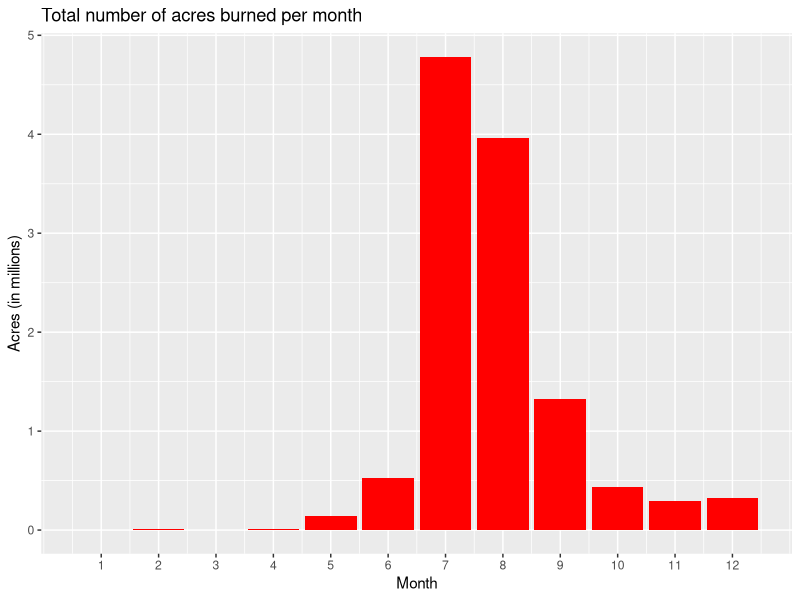
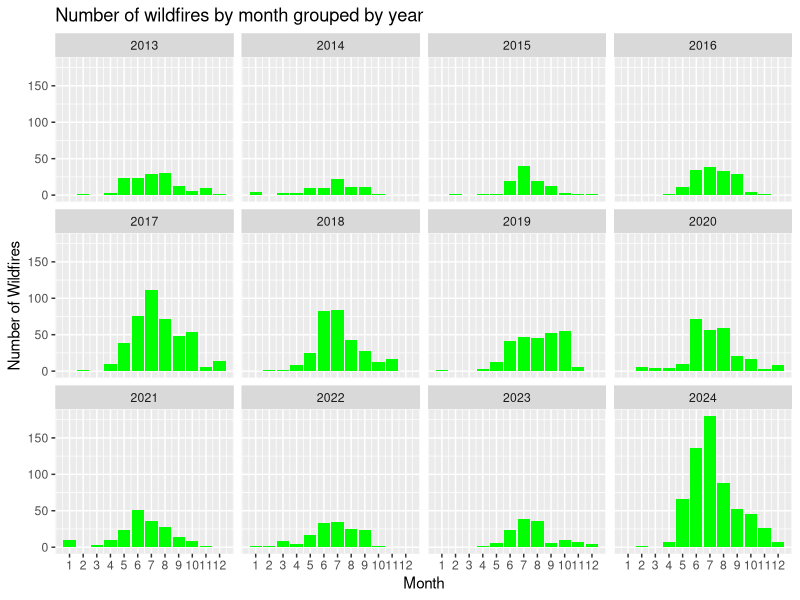
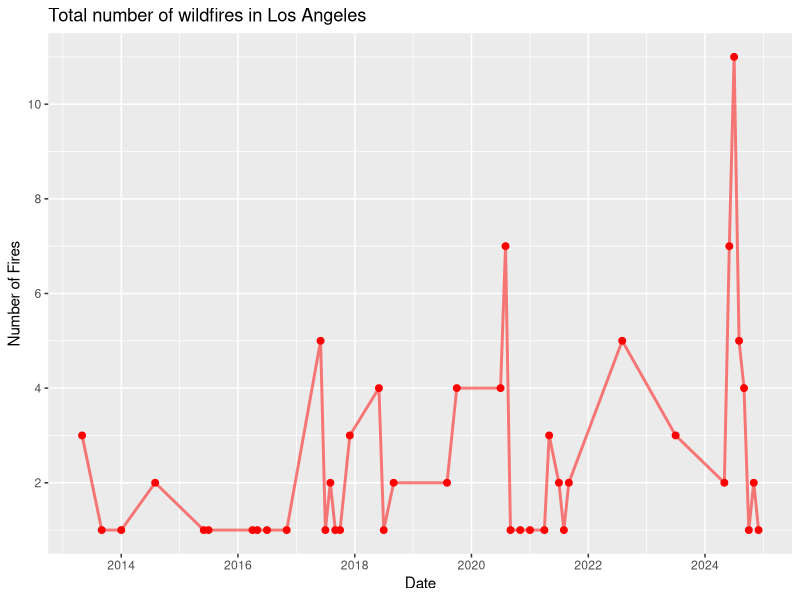
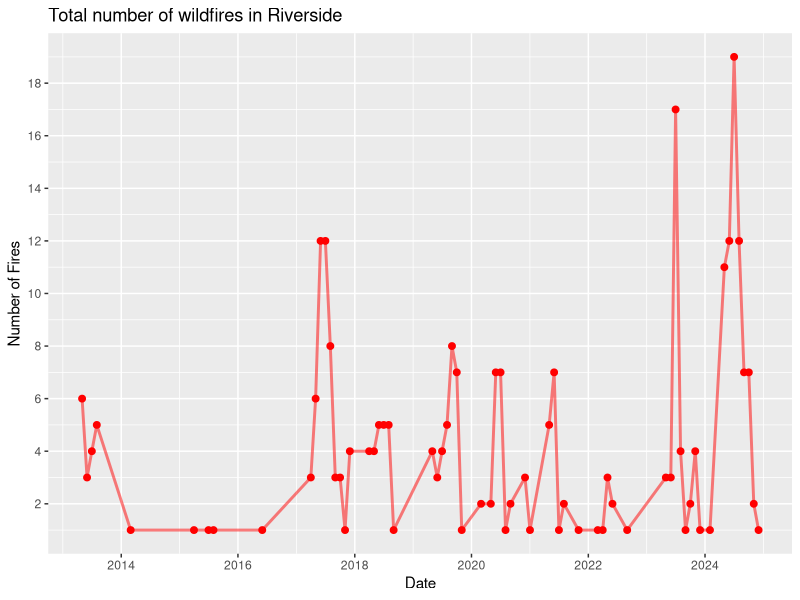
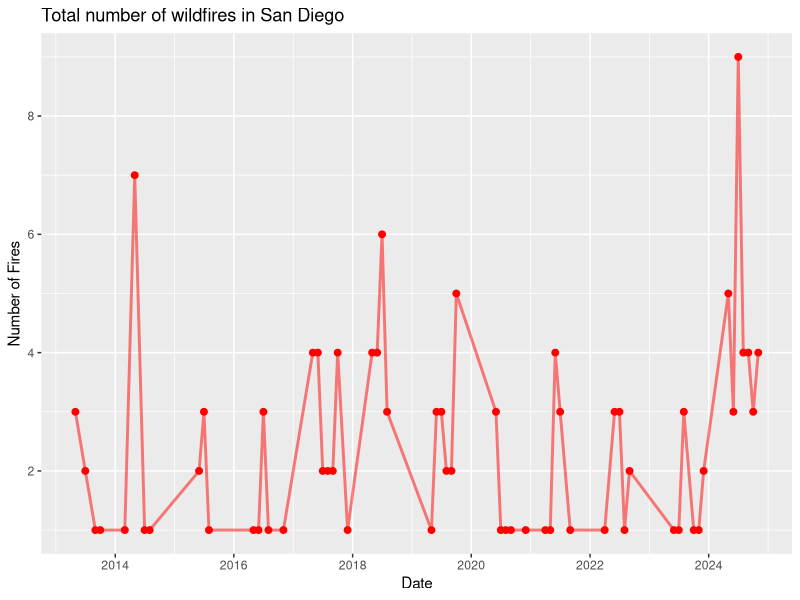
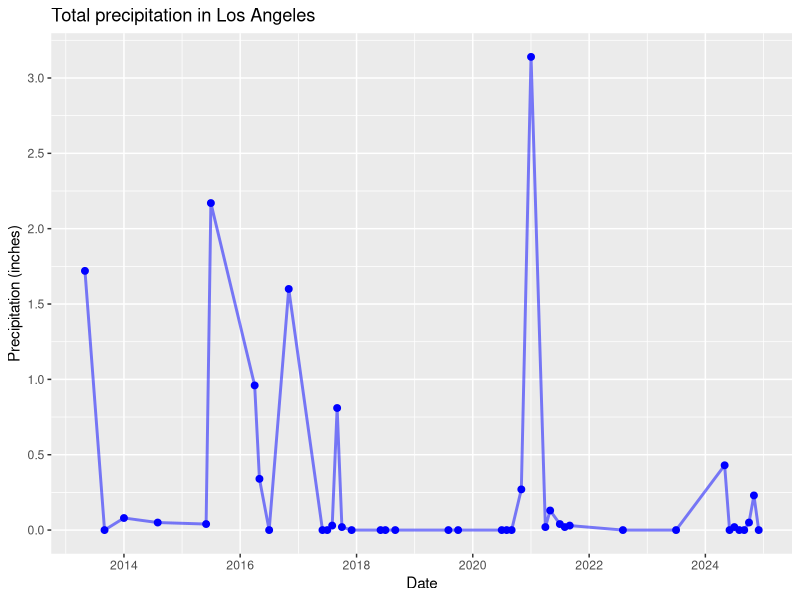
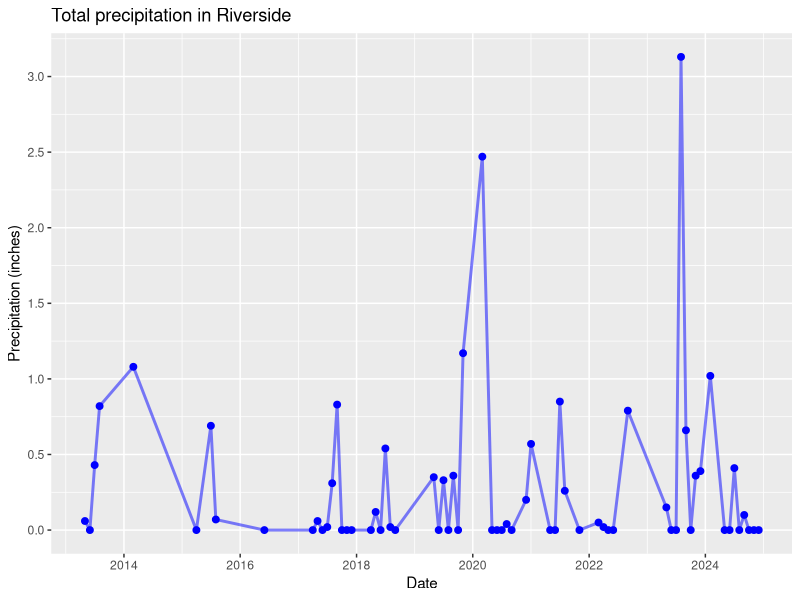
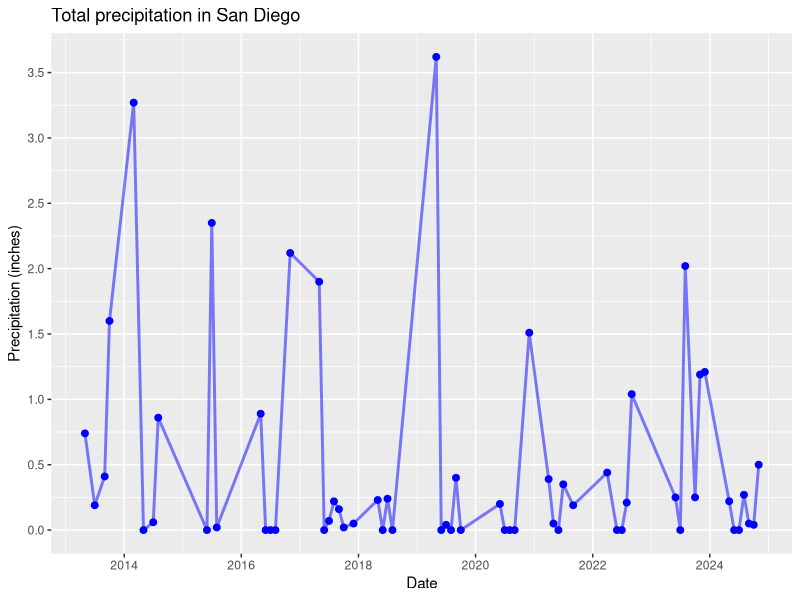

Write R code to recreate these figures, in order.
## ---- chunk 1
library(readr)
wildfires <- read_delim("california_wildfires_size_2024.txt", 
    delim = "\t", escape_double = FALSE, 
    trim_ws = TRUE, show_col_types = FALSE)
## ---- chunk 2
library(tidyverse)
#group by month, summarize by sum
by_month <- wildfires %>%
  group_by(Month) %>%
  summarize(acres_burned = sum(AcresBurned/1000000, na.rm = TRUE))
plot <- ggplot(data = by_month, mapping = aes(x = Month, y = acres_burned))
plot + geom_bar(stat = "identity", fill = "red") + scale_x_continuous(breaks = c(1, 2, 3, 4, 5, 6, 7, 8, 9, 10, 11, 12)) + labs(title = "Total number of acres burned per month", x = "Month", y = "Acres (in millions)")
## ---- chunk 3
#group by year and month, summarize the count of rows
by_year <- wildfires %>%
  group_by(Year, Month) %>%
  summarize(FireCount = n(), .groups = "drop")

p <- ggplot(data = by_year, mapping = aes(x = Month, y = FireCount))
p + geom_bar(stat = "identity", fill = "green") + scale_x_continuous(breaks = c(1,2,3,4,5,6,7,8,9,10,11,12)) + facet_wrap(~Year) + labs(y="Number of Wildfires", title = "Number of wildfires by month grouped by year")
## ---- chunk 4
la_weather <- read_csv("Los_Angeles_PRISM_ppt_tmean_provisional_4km_201301_202412_34.3231_-118.2249.csv", 
    skip = 10, show_col_types = FALSE)

#filter by wildfires in la, group by year and month, sum the count
la_fires <- wildfires %>%
  filter(County == "Los Angeles") %>%
  group_by(Year, Month) %>%
  summarize(fires = n())

#created year and month columns in weather data set to make it easier to merge
la_weather$Year <- as.integer(substr(la_weather$Date, 1, 4))
la_weather$Month <- as.integer(substr(la_weather$Date, 6, 7))

#merge and rename columns
merged_data_la <- merge(la_fires, la_weather, by = c("Year", "Month"))
merged_data_la <- setNames(merged_data_la, c("Year", "Month", "Fires_Count", "Date", "Precipitation_Inches", "Avg_Temperature"))
merged_data_la <- merged_data_la %>%
  mutate(Date = as.Date(paste0(Date, "-01")))
print(merged_data_la)
## ---- chunk 5
riverside_weather <- read_csv("Riverside_PRISM_ppt_tmean_provisional_4km_201301_202412_33.7437_-115.9938.csv", 
    skip = 10, show_col_types = FALSE)

#filter wildfires in Riverside, group by year and month, summarize row count
riverside_fires <- wildfires %>%
  filter(County == "Riverside") %>%
  group_by(Year, Month) %>%
  summarize(fires = n())

riverside_weather$Year <- as.integer(substr(riverside_weather$Date, 1, 4))
riverside_weather$Month <- as.integer(substr(riverside_weather$Date, 6, 7))

#merge and rename columns
merged_data_riverside <- merge(riverside_fires, riverside_weather, by = c("Year", "Month"))
merged_data_riverside <- setNames(merged_data_riverside, c("Year", "Month", "Fires_Count", "Date", "Precipitation_Inches", "Avg_Temperature"))
merged_data_riverside <- merged_data_riverside %>%
  mutate(Date = as.Date(paste0(Date, "-01")))
print(merged_data_riverside)
## ---- chunk 6
sd_weather <- read_csv("San_Diego_PRISM_ppt_tmean_provisional_4km_201301_202412_33.0360_-116.7329.csv", 
    skip = 10)

sd_fires <- wildfires %>%
  filter(County == "San Diego") %>%
  group_by(Year, Month) %>%
  summarize(fires = n())

sd_weather$Year <- as.integer(substr(sd_weather$Date, 1, 4))
sd_weather$Month <- as.integer(substr(sd_weather$Date, 6, 7))

merged_data_sd <- merge(sd_fires, sd_weather, by = c("Year", "Month"))
merged_data_sd <- setNames(merged_data_sd, c("Year", "Month", "Fires_Count", "Date", "Precipitation_Inches", "Avg_Temperature"))
merged_data_sd <- merged_data_sd %>%
  mutate(Date = as.Date(paste0(Date, "-01")))
print(merged_data_sd)
## ---- chunk 7
#Number of wildfires in LA
plot <- ggplot(data = merged_data_la,
               mapping = aes(x = Date, y = Fires_Count))
plot + geom_line(color = "red", size = 1, alpha = 0.5) + 
  geom_point(data = merged_data_la,
             aes(x = Date, y = Fires_Count),
             color = "red", size = 2) +
  labs(title = "Total number of wildfires in Los Angeles",
       x = "Date", y = "Number of Fires") +
  scale_x_date(date_labels = "%Y", date_breaks = "2 years") +
  scale_y_continuous(breaks = seq(0, max(merged_data_la$Fires_Count), by = 2))

#Number of wildfires in Riverside
plot <- ggplot(data = merged_data_riverside,
               mapping = aes(x = Date, y = Fires_Count))
plot + geom_line(color = "red", size = 1, alpha = 0.5) + 
  geom_point(data = merged_data_riverside,
             aes(x = Date, y = Fires_Count),
             color = "red", size = 2) +
  labs(title = "Total number of wildfires in Riverside",
       x = "Date", y = "Number of Fires") +
  scale_x_date(date_labels = "%Y", date_breaks = "2 years") +
  scale_y_continuous(breaks = seq(0, max(merged_data_riverside$Fires_Count), by = 2))

#Number of wildfires in San Diego
plot <- ggplot(data = merged_data_sd,
               mapping = aes(x = Date, y = Fires_Count))
plot + geom_line(color = "red", size = 1, alpha = 0.5) + 
  geom_point(data = merged_data_sd,
             aes(x = Date, y = Fires_Count),
             color = "red", size = 2) +
  labs(title = "Total number of wildfires in San Diego",
       x = "Date", y = "Number of Fires") +
  scale_x_date(date_labels = "%Y", date_breaks = "2 years") +
  scale_y_continuous(breaks = seq(0, max(merged_data_sd$Fires_Count), by = 2))
## ---- chunk 8
#Precipitation in LA
plot <- ggplot(data = merged_data_la,
               mapping = aes(x = Date, y = Precipitation_Inches))
plot + geom_line(color = "blue", size = 1, alpha = 0.5) + 
  geom_point(data = merged_data_la,
             aes(x = Date, y = Precipitation_Inches),
             color = "blue", size = 2) +
  labs(title = "Total precipitation in Los Angeles",
       x = "Date", y = "Precipitation (inches)") +
  scale_x_date(date_labels = "%Y", date_breaks = "2 years") +
  scale_y_continuous(breaks = seq(0, max(merged_data_la$Precipitation_Inches), by = 0.5))

#Precipitation in Riverside
plot <- ggplot(data = merged_data_riverside,
               mapping = aes(x = Date, y = Precipitation_Inches))
plot + geom_line(color = "blue", size = 1, alpha = 0.5) + 
  geom_point(data = merged_data_riverside,
             aes(x = Date, y = Precipitation_Inches),
             color = "blue", size = 2) +
  labs(title = "Total precipitation in Riverside",
       x = "Date", y = "Precipitation (inches)") +
  scale_x_date(date_labels = "%Y", date_breaks = "2 years") +
  scale_y_continuous(breaks = seq(0, max(merged_data_riverside$Precipitation_Inches), by = 0.5))

#Precipitation in San Diego
plot <- ggplot(data = merged_data_sd,
               mapping = aes(x = Date, y = Precipitation_Inches))
plot + geom_line(color = "blue", size = 1, alpha = 0.5) + 
  geom_point(data = merged_data_sd,
             aes(x = Date, y = Precipitation_Inches),
             color = "blue", size = 2) +
  labs(title = "Total precipitation in San Diego",
       x = "Date", y = "Precipitation (inches)") +
  scale_x_date(date_labels = "%Y", date_breaks = "2 years") +
  scale_y_continuous(breaks = seq(0, max(merged_data_sd$Precipitation_Inches), by = 0.5))
## ---- chunk 9
#Average temperature in LA
plot <- ggplot(data = merged_data_la,
               mapping = aes(x = Date, y = Avg_Temperature))
plot + geom_line(color = "green", size = 1, alpha = 0.5) + 
  geom_point(data = merged_data_la,
             aes(x = Date, y = Avg_Temperature),
             color = "green", size = 2) +
  labs(title = "Average temperature in Los Angeles",
       x = "Date", y = "Temperature (F)") +
  scale_x_date(date_labels = "%Y", date_breaks = "2 years") +
  scale_y_continuous(breaks = seq(0, max(merged_data_la$Avg_Temperature), by = 5))

#Average temperature in Riverside
plot <- ggplot(data = merged_data_riverside,
               mapping = aes(x = Date, y = Avg_Temperature))
plot + geom_line(color = "green", size = 1, alpha = 0.5) + 
  geom_point(data = merged_data_riverside,
             aes(x = Date, y = Avg_Temperature),
             color = "green", size = 2) +
  labs(title = "Average temperature in Riverside",
       x = "Date", y = "Temperature (F)") +
  scale_x_date(date_labels = "%Y", date_breaks = "2 years") +
  scale_y_continuous(breaks = seq(0, max(merged_data_riverside$Avg_Temperature), by = 5))

#Average temperature in San Diego
plot <- ggplot(data = merged_data_sd,
               mapping = aes(x = Date, y = Avg_Temperature))
plot + geom_line(color = "green", size = 1, alpha = 0.5) + 
  geom_point(data = merged_data_sd,
             aes(x = Date, y = Avg_Temperature),
             color = "green", size = 2) +
  labs(title = "Average temperature in San Diego",
       x = "Date", y = "Temperature (F)") +
  scale_x_date(date_labels = "%Y", date_breaks = "2 years") +
  scale_y_continuous(breaks = seq(0, max(merged_data_sd$Avg_Temperature), by = 5))
## ---- chunk 10
#Combine the data from each county
merged_data_la$City <- "Los Angeles"
merged_data_riverside$City <- "Riverside"
merged_data_sd$City <- "San Diego"
merged_data_all <- bind_rows(merged_data_la, merged_data_riverside, merged_data_sd)

#Original LOESS with wildfire counts
plot <- ggplot(data = merged_data_all, aes(x = Date, y = Fires_Count, color = City)) 
plot + geom_smooth(method = "loess", se = FALSE, size = 1, span = 0.35) + 
  labs(title = "Wildfire Count Trends Over Time using LOESS",
       x = "Date", y = "Fire Count") +
  scale_x_date(date_labels = "%Y", date_breaks = "2 years") +
  scale_y_continuous(breaks = seq(0, max(merged_data_all$Fires_Count), by = 5)) +
  theme(legend.position = "top")

#Original LOESS with precipitation 
plot <- ggplot(data = merged_data_all, aes(x = Date, y = Precipitation_Inches, color = City)) 
plot + geom_smooth(method = "loess", se = FALSE, size = 1, span = 0.35) +
  labs(title = "Precipitation Trends Over Time using LOESS",
       x = "Date", y = "Precipitation (Inches)") +
  scale_x_date(date_labels = "%Y", date_breaks = "2 years") +
  scale_y_continuous(breaks = seq(0, max(merged_data_all$Precipitation_Inches), by = 5)) +
  theme(legend.position = "top")

#Original LOESS with average temperature
plot <- ggplot(data = merged_data_all, aes(x = Date, y = Avg_Temperature, color = City))
plot + geom_smooth(method = "loess", se = FALSE, size = 1, span = 0.35) +
  labs(title = "Temperature Trends Over Time using LOESS",
       x = "Date", y = "Temperature (F)") +
  scale_x_date(date_labels = "%Y", date_breaks = "2 years") +
  scale_y_continuous(breaks = seq(0, max(merged_data_all$Avg_Temperature), by = 5)) +
  theme(legend.position = "top")
## ---- chunk 11
#LOESS of wildfire counts
plot <- ggplot(data = merged_data_all, aes(x = Date, y = Fires_Count, color = City))
#Added points
plot + geom_point(alpha = 0.5, size = 2) +
#LOESS smoothing
  geom_smooth(method = "loess", se = FALSE, size = 1, span = 0.5) + 
  labs(title = "Wildfire Count Trends Over Time using LOESS",
       x = "Date", y = "Wildfire Count") +
  scale_x_date(date_labels = "%Y", date_breaks = "2 years") +
#Prevents negative values
  scale_y_continuous(limits = c(0, max(merged_data_all$Fires_Count, na.rm = TRUE)), 
                     breaks = seq(0, max(merged_data_all$Fires_Count, na.rm = TRUE), by = 1)) +
  theme_minimal() +
  theme(legend.position = "top")

#LOESS of precipitation
plot <- ggplot(data = merged_data_all, aes(x = Date, y = Precipitation_Inches, color = City))
plot + geom_point(alpha = 0.5, size = 2) +
  geom_smooth(method = "loess", se = FALSE, size = 1, span = 0.5) +
  labs(title = "Precipitation Trends Over Time using LOESS",
       x = "Date", y = "Precipitation (inches)") +
  scale_x_date(date_labels = "%Y", date_breaks = "2 years") +
  scale_y_continuous(limits = c(0, max(merged_data_all$Precipitation_Inches, na.rm = TRUE)), 
                     breaks = seq(0, max(merged_data_all$Precipitation_Inches, na.rm = TRUE), by = 1)) +
  theme_minimal() +
  theme(legend.position = "top")

#LOESS of average temperature
plot <- ggplot(data = merged_data_all, aes(x = Date, y = Avg_Temperature, color = City))
plot + geom_point(alpha = 0.5, size = 2) + 
  geom_smooth(method = "loess", se = FALSE, size = 1, span = 0.5) + 
  labs(title = "Temperature Trends Over Time using LOESS",
       x = "Date", y = "Temperature (F)") +
  scale_x_date(date_labels = "%Y", date_breaks = "2 years") +
  scale_y_continuous(limits = c(0, max(merged_data_all$Avg_Temperature, na.rm = TRUE)), 
                     breaks = seq(0, max(merged_data_all$Avg_Temperature, na.rm = TRUE), by = 5)) +
  theme_minimal() +
  theme(legend.position = "top")
